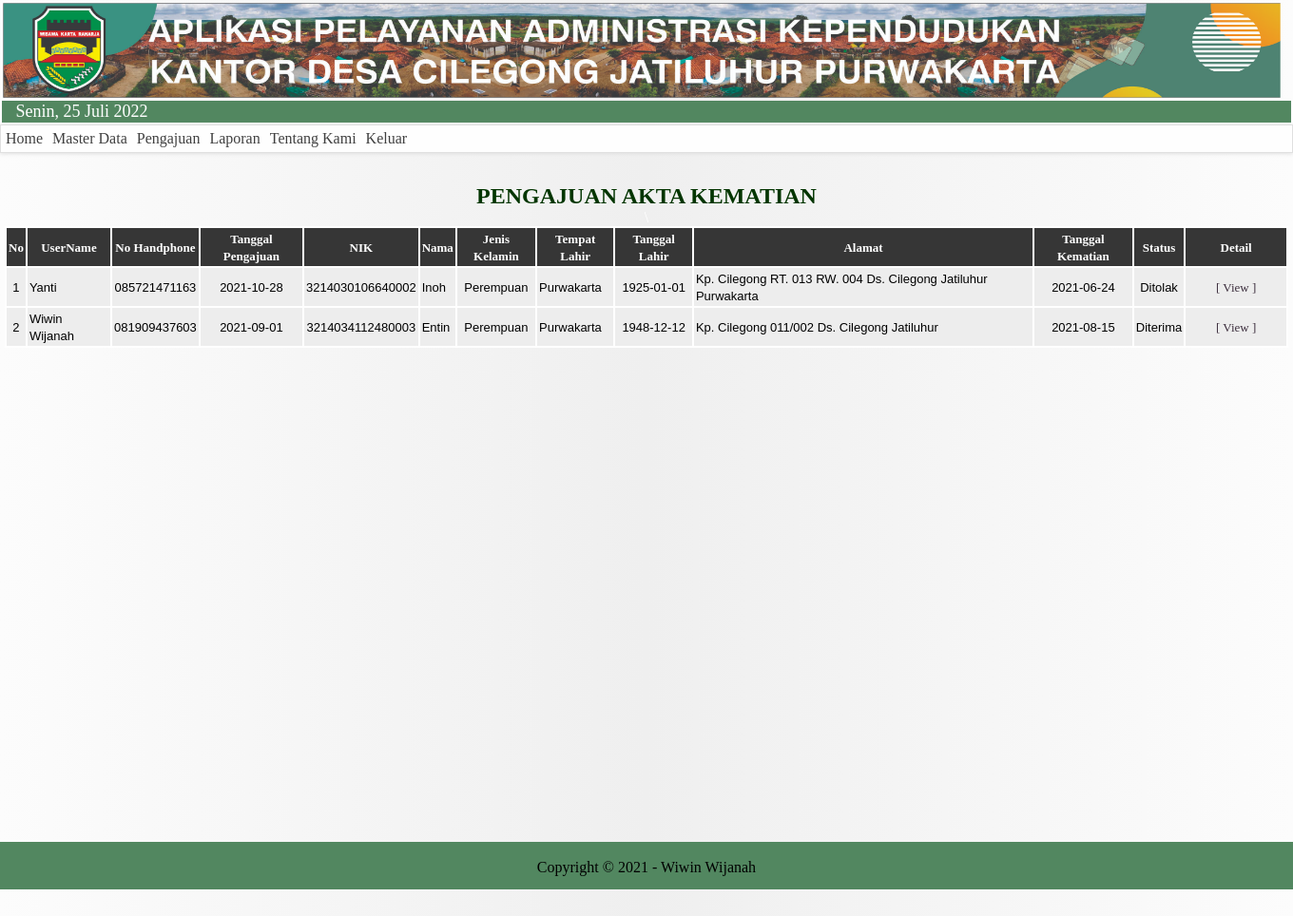
The page /Admin/FrmHome.php?page=DaftarSuratKematian.php on the database its author committed.
### tables this page shows
CREATE TABLE IF NOT EXISTS `tbl_surat_kematian` (
  `username` text NOT NULL,
  `no_hp` text NOT NULL,
  `tanggal_pengajuan` date NOT NULL,
  `nik` text NOT NULL,
  `nama` text NOT NULL,
  `jenis_kelamin` enum('Laki-Laki','Perempuan') NOT NULL,
  `tempat_lahir` text NOT NULL,
  `tanggal_lahir` date NOT NULL,
  `pekerjaan` text NOT NULL,
  `alamat` text NOT NULL,
  `hari` text NOT NULL,
  `tanggal_kematian` date NOT NULL,
  `tempat_kematian` text NOT NULL,
  `sebab_kematian` text NOT NULL,
  `upload_surat_pengantar` text NOT NULL,
  `upload_kk` text NOT NULL,
  `upload_ktp` text NOT NULL,
  `status` text NOT NULL,
  `catat` text NOT NULL
);

### Admin/DaftarSuratKematian.php (the view, shortened to what this page needs)
<!DOCTYPE html>
<html>
<head>
	<link rel="stylesheet" type="text/css" href="#">
</head>
<body bgcolor="#FFFFFF">
	<?php
		include "../conn/koneksi.php";
		$query=mysqli_query($connection, "SELECT * FROM tbl_surat_kematian order by nik Asc")or die (mysql_error());
	?>
	<center>
		<font color='#033500' face='Tahoma' size=5><b><br>PENGAJUAN AKTA KEMATIAN</b></font><br>
		<table border="0" cellpadding="2" cellspacing="2" bordercolor="blue" bgcolor="white">
			<tr bgcolor='#363636' height="30"><font color='white'>
				<th align='center'><font color='white' face='Tahoma' size=2 width=5%>No</font></th>
				<th align='center'><font color='white' face='Tahoma' size=2 width=5%>UserName</font></th>
				<th align='center'><font color='white' face='Tahoma' size=2 width=10%>No Handphone</font></th>
				<th align='center'><font color='white' face='Tahoma' size=2 width=10%>Tanggal Pengajuan</font></th>
				<th align='center'><font color='white' face='Tahoma' size=2 width=10%>NIK</font></th>
				<th align='center'><font color='white' face='Tahoma' size=2 width=10%>Nama</font></th>
				<th align='center'><font color='white' face='Tahoma' size=2 width=10%>Jenis Kelamin</font></th>
				<th align='center'><font color='white' face='Tahoma' size=2 width=10%>Tempat Lahir</font></th>
				<th align='center'><font color='white' face='Tahoma' size=2 width=10%>Tanggal Lahir</font></th>
\				<th align='center'><font color='white' face='Tahoma' size=2 width=20%>Alamat</font></th>
				<th align='center'><font color='white' face='Tahoma' size=2 width=10%>Tanggal Kematian</font></th>
				<th align='center'><font color='white' face='Tahoma' size=2 width=10%>Status</font></th>
				<th align='center'><font color='white' face='Tahoma' size=2 width=10%>Detail</font></th>
			</tr>
			<?php
			$j=0;
			while ($row=mysqli_fetch_array($query)) {
			?>
			<tr>
				<td align='center' bgcolor='#ededed'><font face='Arial' size=2 width=5%><?php echo$j+1;?></font></td>
				<td align='left' bgcolor='#ededed'><font face='Arial' size=2 width=10%><?php echo $row["username"];?></font></td>
				<td align='center' bgcolor='#ededed'><font face='Arial' size=2 width=10%><?php echo $row["no_hp"];?></font></td>
				<td align='center' bgcolor='#ededed'><font face='Arial' size=2 width=20%><?php echo $row["tanggal_pengajuan"];?></font></td>
				<td align='center' bgcolor='#ededed'><font face='Arial' size=2 width=20%><?php echo $row["nik"];?></font></td>
				<td align='left' bgcolor='#ededed'><font face='Arial' size=2 width=20%><?php echo $row["nama"];?></font></td>
				<td align='center' bgcolor='#ededed'><font face='Arial' size=2 width=20%><?php echo $row["jenis_kelamin"];?></font></td>
				<td align='left' bgcolor='#ededed'><font face='Arial' size=2 width=20%><?php echo $row["tempat_lahir"];?></font></td>
				<td align='center' bgcolor='#ededed'><font face='Arial' size=2 width=20%><?php echo $row["tanggal_lahir"];?></font></td>
				<td align='left' bgcolor='#ededed'><font face='Arial' size=2 width=20%><?php echo $row["alamat"];?></font></td>
				<td align='center' bgcolor='#ededed'><font face='Arial' size=2 width=20%><?php echo $row["tanggal_kematian"];?></font></td>
				<td align='center' bgcolor='#ededed'><font face='Arial' size=2 width=20%><?php echo $row["status"];?></font></td>
				<td align='center' bgcolor='#ededed' width=8%>
					<a href="FrmHome.php?page=FrmTampilSuratKematian.php&Kode=<?php echo $row['nik']?>" style="text-decoration:none" title="View"><font color='#3c2e3d' face='tahoma' size='2'>[ View ]</font>
					</a>
				</td>
			</tr>
			<?php
				$j++;
			}
			?>
		</table>
	</center>
</body>
</html>

### Admin/FrmHome.php (style rules this page uses)
html, body { background: linear-gradient(to right, #FCFCFC, #EFEFEF, #FCFCFC); margin:0; padding:0; height:117%; }

### Admin/Menu.php (style rules this page uses)
body { font-family:'Trebuchet MS' }
* { -webkit-transition:all .21s ease-in-out; -moz-transition:all .21s ease-in-out; -o-transition:all .21s ease-in-out; -ms-transition:all .21s ease-in-out; transition:all .21s ease-in-out }

### rows shown on the page
tbl_surat_kematian: username "Yanti", no_hp "085721471163", tanggal_pengajuan "2021-10-28", nik "3214030106640002", nama "Inoh", jenis_kelamin "Perempuan", tempat_lahir "Purwakarta", tanggal_lahir "1925-01-01", alamat "Kp. Cilegong RT. 013 RW. 004 Ds. Cilegong Jatiluhur Purwakarta", tanggal_kematian "2021-06-24", status "Ditolak"
tbl_surat_kematian: username "Wiwin Wijanah", no_hp "081909437603", tanggal_pengajuan "2021-09-01", nik "3214034112480003", nama "Entin", jenis_kelamin "Perempuan", tempat_lahir "Purwakarta", tanggal_lahir "1948-12-12", alamat "Kp. Cilegong 011/002 Ds. Cilegong Jatiluhur", tanggal_kematian "2021-08-15", status "Diterima"
